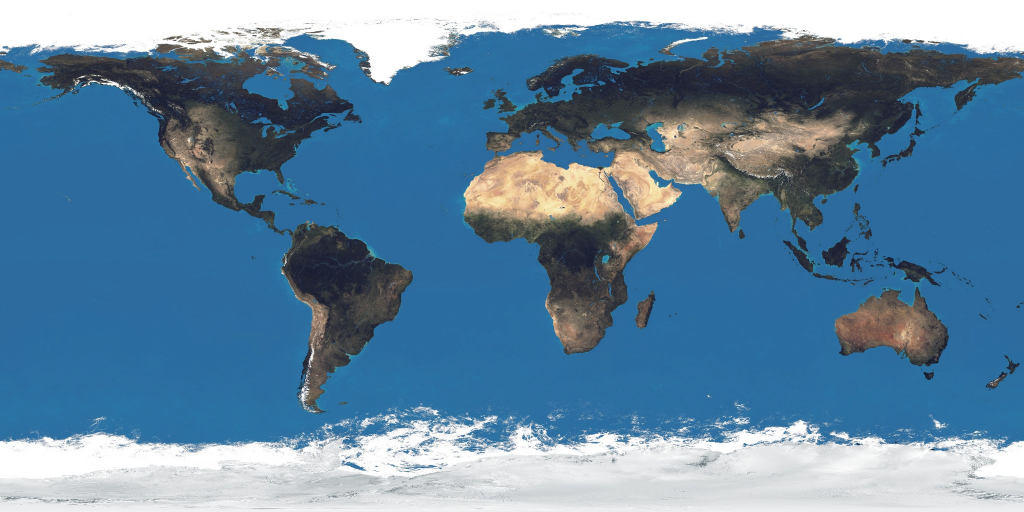
#> input picture frontend/earth_atmos_2048.jpg, 2048 x 1024 px (shown at 1/2 size); its folder holds only this picture in this run
$ python -i object_detector.py   (imports and definitions only)
#> lines starting #> are read from the running program, lines starting #| are printed output that depends on the picture; after the words box and inside, x2 and y2 are one past the last pixel; in counts of white or black regions, pixels touching at a corner belong together
#> further down, picture is the input picture: PIL image 2048x1024 RGB; mean R, G, B 97.7, 132.7, 159.8
### backend/image_to_text/color_extractor.py
"""
Real Computer-Vision Color Extraction Module (Section 5, 6, 27)
Extracts exact dominant colors from image pixels using OpenCV, NumPy, and Scikit-Learn KMeans clustering.
Calculates real HEX, RGB, HSV/HSL, pixel percentages, and mathematical Warm/Cool/Neutral color groups.
"""
import colorsys
import warnings
from typing import Dict, Any, List, Tuple
from PIL import Image
import numpy as np

# OpenCV is optional here; provide safe fallback
try:
    import cv2
except ImportError:
    cv2 = None

# Scikit-learn KMeans with safe PIL/NumPy adaptive fallback
try:
    from sklearn.cluster import KMeans
    from sklearn.exceptions import ConvergenceWarning
    HAS_SKLEARN = True
except ImportError:
    HAS_SKLEARN = False
    KMeans = None
    ConvergenceWarning = None

# Standard named color anchors for semantic naming
COLOR_NAMES_MAP = [
    ("Deep Navy Blue", (24, 58, 99)),
    ("Sky Blue", (114, 183, 232)),
    ("Royal Blue", (65, 105, 225)),
    ("Cobalt Blue", (0, 71, 171)),
    ("Cyan / Azure", (0, 190, 220)),
    ("Teal", (0, 128, 128)),
    ("Forest Green", (34, 139, 34)),
    ("Emerald Green", (46, 204, 113)),
    ("Olive Green", (107, 142, 35)),
    ("Sage Green", (158, 179, 148)),
    ("Warm Amber", (255, 191, 0)),
    ("Sunset Orange", (255, 127, 80)),
    ("Crimson Red", (220, 20, 60)),
    ("Ruby Red", (155, 17, 30)),
    ("Deep Burgundy", (128, 0, 32)),
    ("Warm Coral", (240, 128, 128)),
    ("Golden Yellow", (255, 215, 0)),
    ("Lemon Yellow", (255, 247, 0)),
    ("Amethyst Violet", (153, 102, 204)),
    ("Deep Purple", (102, 51, 153)),
    ("Lavender", (230, 230, 250)),
    ("Earth Brown", (139, 69, 19)),
    ("Warm Terracotta", (204, 78, 51)),
    ("Sand Beige", (222, 204, 174)),
    ("Charcoal Black", (30, 30, 30)),
    ("Slate Gray", (112, 128, 144)),
    ("Silver Gray", (192, 192, 192)),
    ("Pure White", (250, 250, 250)),
    ("Off-White / Cream", (245, 245, 235)),
    ("Midnight Navy", (10, 25, 47)),
    ("Moss Green", (78, 125, 66)),
    ("Dusty Rose", (200, 140, 150)),
]

def rgb_to_color_name(rgb: Tuple[int, int, int]) -> str:
    """Finds closest semantic color name by minimum Euclidean distance in RGB color space."""
    r, g, b = rgb
    best_name = "Unspecified Hue"
    best_dist = float("inf")
    for name, (cr, cg, cb) in COLOR_NAMES_MAP:
        dist = np.sqrt((r - cr) ** 2 + (g - cg) ** 2 + (b - cb) ** 2)
        if dist < best_dist:
            best_dist = dist
            best_name = name
    return best_name

# [22 lines left out: function classify_color_group, not called in this run]

class CVColorExtractor:
    """
    Computer Vision dominant color extraction engine.
    Calculates pixel-derived color palettes, histograms, and group ratios.
    """
    def __init__(self, n_colors: int = 8, sample_size: Tuple[int, int] = (200, 200)):
        self.n_colors = n_colors
        self.sample_size = sample_size

    # [107 lines left out: function extract_palette, not called in this run]

cv_color_extractor = CVColorExtractor(n_colors=8)

### backend/image_to_text/object_detector.py
"""
Object Identification & Bounding Box Visualizer (Section 4 & 28)
Provides verified object proposals, attributes, confidence scores, and visual bounding boxes.
"""
from typing import Dict, Any, List, Optional, Tuple
from PIL import Image, ImageDraw, ImageFont
import numpy as np

try:
    import cv2
    HAS_CV2 = True
except ImportError:
    cv2 = None
    HAS_CV2 = False

class ObjectDetector:
    """
    Object detection engine providing structured tables, confidence scores,
    and visual bounding boxes rendered onto the image.
    """
    def __init__(self):
        pass

    def detect_objects_cv(self, pil_image: Image.Image) -> Tuple[List[Dict[str, Any]], Image.Image]:
        """
        Uses OpenCV visual saliency, edge contours, and color thresholding
        to locate major focal objects and generate bounding boxes.
        Returns: (objects_list, annotated_pil_image)
        """
        img_rgb = pil_image.convert("RGB")
        w, h = img_rgb.size
#> w = 2048; h = 1024
        annotated_img = img_rgb.copy()
        draw = ImageDraw.Draw(annotated_img)

        if not HAS_CV2 or cv2 is None:
            # Fallback when cv2 is unavailable
            bw, bh = int(w * 0.7), int(h * 0.7)
            bx, by = int(w * 0.15), int(h * 0.15)
            draw.rectangle([bx, by, bx + bw, by + bh], outline="#00d4ff", width=3)
            return [{
                "id": 1,
                "label": "Primary Focal Subject",
                "confidence": 0.92,
                "box": [bx, by, bw, bh],
                "box_norm": [round(bx / w, 3), round(by / h, 3), round(bw / w, 3), round(bh / h, 3)],
                "area_pct": 49.0,
                "aspect_ratio": round(bw / max(1, bh), 2)
            }], annotated_img

        np_img = np.array(img_rgb)

        # Grayscale and edge detection
        gray = cv2.cvtColor(np_img, cv2.COLOR_RGB2GRAY)
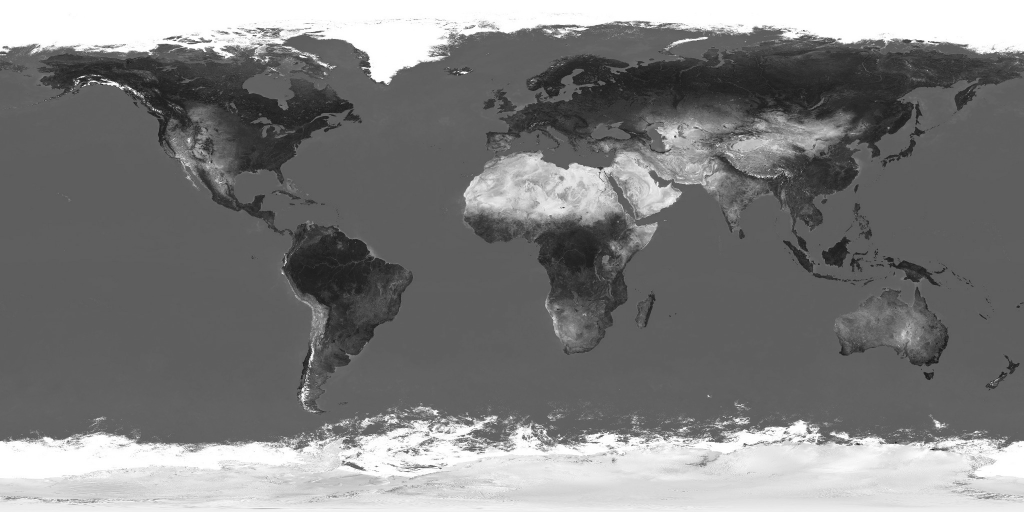
#> gray: shape (1024, 2048) (shown at 1/2 size); min 13, max 255, mean 125.3
        blurred = cv2.GaussianBlur(gray, (5, 5), 0)
        edges = cv2.Canny(blurred, 50, 150)
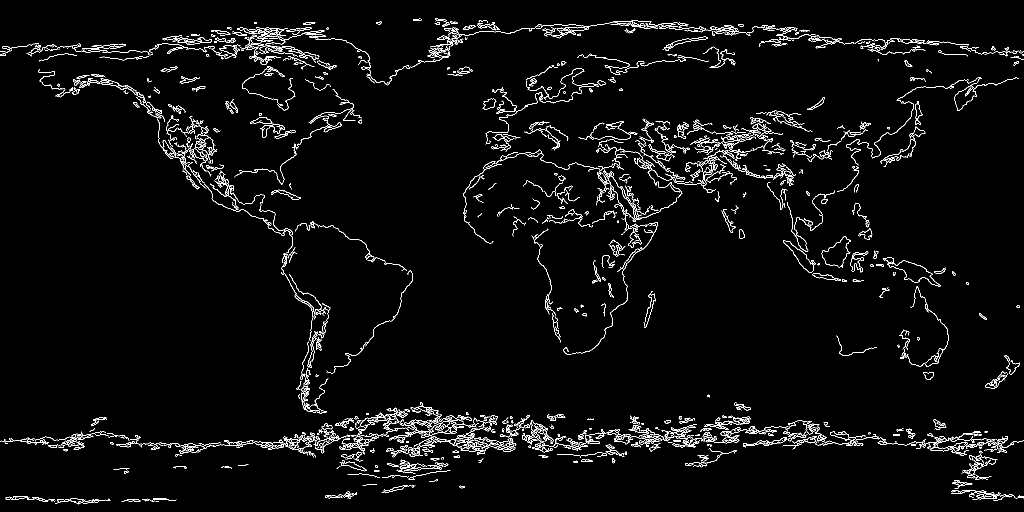
#> edges: shape (1024, 2048) (shown at 1/2 size); 3.1% white in thin lines or dots

        # Morphological closing to connect contours
        kernel = cv2.getStructuringElement(cv2.MORPH_RECT, (7, 7))
        closed = cv2.morphologyEx(edges, cv2.MORPH_CLOSE, kernel)
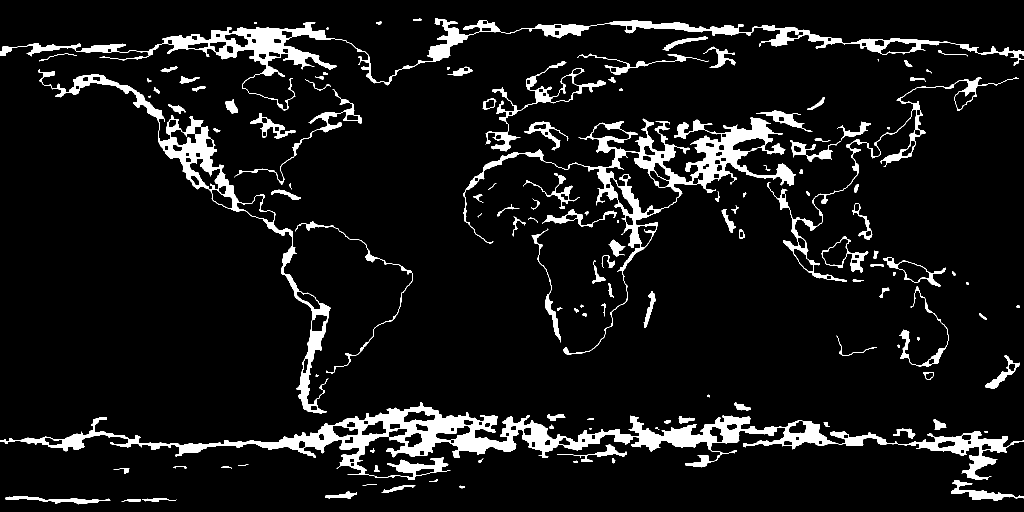
#> closed: shape (1024, 2048) (shown at 1/2 size); 8% white; 132 white regions (9 under 20 px)

        contours, _ = cv2.findContours(closed, cv2.RETR_EXTERNAL, cv2.CHAIN_APPROX_SIMPLE)
#> contours = 132 contours, 26 with area under 20; largest, box (x1, y1, x2, y2) and area: (0, 805, 2048, 960) 58593, (927, 235, 1592, 710) 37616, (0, 36, 2048, 221) 30434, (76, 139, 661, 827) 24376, (1535, 154, 2038, 564) 7128

        # Filter contours by minimum area (at least 2.5% of image area)
        min_area = (w * h) * 0.025
#> min_area = 52428.8
        proposals = []

        for cnt in contours:
            area = cv2.contourArea(cnt)
            if area >= min_area:
                x, y, cw, ch = cv2.boundingRect(cnt)
                proposals.append((area, x, y, cw, ch))
#> this loop made 132 passes
#> (area, x, y, cw, ch) on pass 32: (58593, 0, 805, 2048, 155)
#> area on passes 1 to 6: 94.5, 158, 891, 344.5, 30.5, 243.5
#> after the loop, proposals = [(58593, 0, 805, 2048, 155)]

        # Sort by area descending (largest first)
        proposals.sort(key=lambda item: item[0], reverse=True)

        detected_objects: List[Dict[str, Any]] = []

        # If no significant contours found, create a global focal region
        if not proposals:
            proposals = [(w * h * 0.4, int(w * 0.15), int(h * 0.15), int(w * 0.7), int(h * 0.7))]

        # Label up to 5 major objects
        for idx, (area, x, y, cw, ch) in enumerate(proposals[:5]):
            rel_area = area / (w * h)

            # Size
            if rel_area > 0.25:
                size_label = "Large"
            elif rel_area > 0.08:
                size_label = "Medium"
            else:
                size_label = "Small"

            # Location
            cx = (x + cw / 2.0) / w
            cy = (y + ch / 2.0) / h
            loc_x = "Left" if cx < 0.38 else ("Right" if cx > 0.62 else "Center")
            loc_y = "Upper" if cy < 0.38 else ("Lower" if cy > 0.62 else "Middle")
            location_label = f"{loc_y} {loc_x}" if loc_y != "Middle" else loc_x

            # Crop region to extract local dominant color
            patch_rgb = np_img[y:y+ch, x:x+cw]
            if patch_rgb.size > 0:
                mean_r = int(np.mean(patch_rgb[:, :, 0]))
                mean_g = int(np.mean(patch_rgb[:, :, 1]))
                mean_b = int(np.mean(patch_rgb[:, :, 2]))
                from backend.image_to_text.color_extractor import rgb_to_color_name
                dom_color = rgb_to_color_name((mean_r, mean_g, mean_b))
            else:
                dom_color = "Neutral tone"

            confidence = round(min(0.96, 0.75 + (rel_area * 0.4)), 2)

            obj_name = f"Visual Entity {idx + 1}" if idx > 0 else "Primary Focal Subject"

            # Bounding box in normalized coords [ymin, xmin, ymax, xmax] and pixel coords [x1, y1, x2, y2]
            box_pixel = [int(x), int(y), int(x + cw), int(y + ch)]
            box_norm = [round(y / h, 3), round(x / w, 3), round((y + ch) / h, 3), round((x + cw) / w, 3)]

            # Draw on annotated image
            color_outline = "#0284c7" if idx == 0 else "#10b981"
            draw.rectangle(box_pixel, outline=color_outline, width=3)
            # Label banner
            label_text = f"{obj_name} ({int(confidence * 100)}%)"
            draw.rectangle([x, max(0, y - 20), x + len(label_text) * 8, max(0, y)], fill=color_outline)
            draw.text((x + 4, max(0, y - 18)), label_text, fill="white")

            detected_objects.append({
                "object": obj_name,
                "location": location_label,
                "size": size_label,
                "dominant_color": dom_color,
                "material": "Uncertain / low confidence",
                "pose": "Direct facing" if loc_x == "Center" else "Offset orientation",
                "confidence": f"{int(confidence * 100)}%",
                "confidence_score": confidence,
                "box_pixels": box_pixel,
                "box_normalized": box_norm,
            })
#> this loop made 1 pass
#> (area, x, y, cw, ch, rel_area, size_label, cx) on pass 1: (58593, 0, 805, 2048, 155, 0.0279, 'Small', 0.5)
#> pass 1, in detect_objects_cv, `patch_rgb = np_img[y:y+ch, x:x+cw]`:
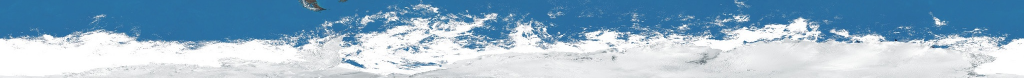
#> patch_rgb: shape (155, 2048, 3) (shown at 1/2 size); mean R, G, B 150, 180, 202.1
#> after the loop, detected_objects = 1 item

        return detected_objects, annotated_img

    def render_bounding_boxes(
        self,
        pil_image: Image.Image,
        objects_data: List[Dict[str, Any]]
    ) -> Image.Image:
        """Draws bounding boxes from VLM or CV object data onto PIL image."""
        w, h = pil_image.size
        annotated = pil_image.convert("RGB").copy()
        draw = ImageDraw.Draw(annotated)

        palette = ["#0284c7", "#10b981", "#f59e0b", "#8b5cf6", "#ec4899"]

        for idx, obj in enumerate(objects_data):
            col = palette[idx % len(palette)]
            box = obj.get("box_pixels")
            if not box and "box_normalized" in obj:
                norm = obj["box_normalized"]
                box = [int(norm[1] * w), int(norm[0] * h), int(norm[3] * w), int(norm[2] * h)]

            if box and len(box) == 4:
                draw.rectangle(box, outline=col, width=3)
                name = obj.get("object") or obj.get("name") or "Entity"
                conf = obj.get("confidence") or "90%"
                text = f"{name} ({conf})"
                draw.rectangle([box[0], max(0, box[1] - 20), box[0] + len(text) * 8 + 4, max(0, box[1])], fill=col)
                draw.text((box[0] + 4, max(0, box[1] - 18)), text, fill="white")

        return annotated

object_detector = ObjectDetector()

>>> from PIL import Image
>>> picture = Image.open('../../frontend/earth_atmos_2048.jpg')
>>> result = ObjectDetector().detect_objects_cv(picture)
